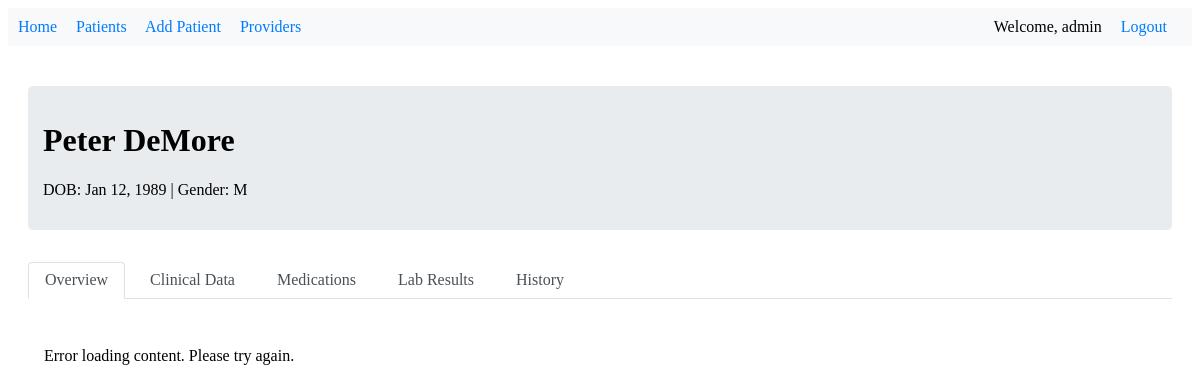
Page /patient/1/ (signed in) on the earlier database version.
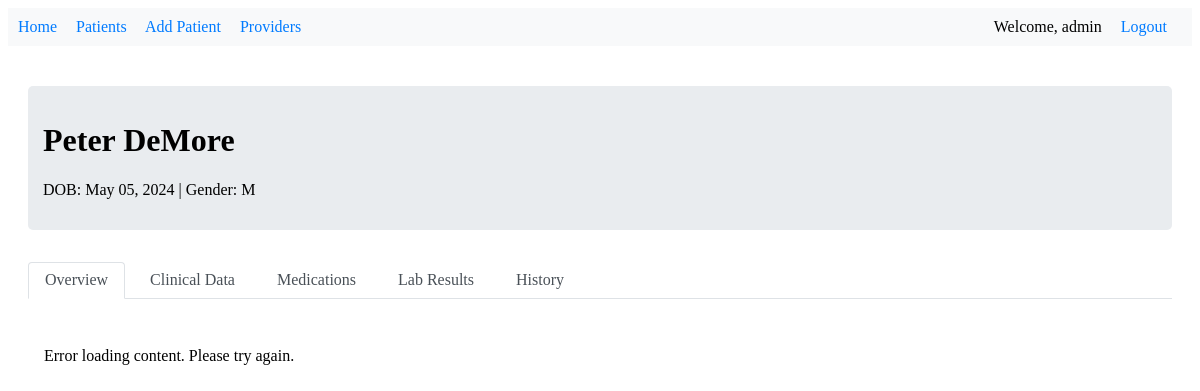
Same page on the later database version.
### patient_records/models.py (models this page shows, shortened)
class Patient(models.Model):
    GENDER_CHOICES = [
        ('M', 'Male'),
        ('F', 'Female'),
        ('O', 'Other'),
    ]
    id = models.AutoField(primary_key=True)
    date = models.DateField()
    allergies = models.TextField(blank=True, null=True)
    code_status = models.CharField(max_length=50, blank=True, null=True)
    poa_name = models.CharField(max_length=100)
    relationship = models.CharField(max_length=50, blank=True, null=True)
    poa_contact = models.CharField(max_length=100)
    veteran = models.BooleanField(default=False)
    veteran_spouse = models.BooleanField(default=False)
    marital_status = models.CharField(max_length=50, blank=True, null=True)
    street_address = models.CharField(max_length=255, blank=True, null=True)
    city = models.CharField(max_length=100, blank=True, null=True)
    state = models.CharField(max_length=100, blank=True, null=True)
    zip = models.CharField(max_length=20, blank=True, null=True)
    patient_phone = models.CharField(max_length=20, blank=True, null=True)
    patient_email = models.EmailField(blank=True, null=True)
    last_updated = models.DateTimeField(auto_now=True)
    modified_by = models.ForeignKey(User, on_delete=models.SET_NULL, null=True, blank=True)
    patient_number = models.CharField(max_length=10, unique=True, editable=False, null=True, blank=True)
    first_name = models.CharField(max_length=50, null=True, blank=True)
    middle_name = models.CharField(max_length=50, blank=True, null=True)
    last_name = models.CharField(max_length=50, null=True, blank=True)
    date_of_birth = models.DateField(null=True, blank=True)
    gender = models.CharField(max_length=1, choices=GENDER_CHOICES, null=True, blank=True)
    ssn = models.CharField(max_length=11, verbose_name="SSN", null=True, blank=True)
    height_cm = models.DecimalField(max_digits=5, decimal_places=2, verbose_name="Height (cm)", null=True, blank=True)
    height_inches = models.DecimalField(max_digits=5, decimal_places=2, verbose_name="Height (inches)", null=True, blank=True)
    @property
    def full_name(self):
        return f"{self.first_name} {self.last_name}"

### patient_records/views.py (the view)
# urls.py: path('patient/<int:patient_id>/', views.patient_detail, name='patient_detail'),
@login_required
def patient_detail(request, patient_id):
    try:
        patient = Patient.objects.get(id=patient_id)
        context = {
            'patient': patient,
            'recent_medications': Medications.objects.filter(patient=patient).order_by('-date_prescribed')[:5],
            'audit_trail': AuditTrail.objects.filter(patient=patient).order_by('-timestamp')[:5],
            'breadcrumbs': [
                {'label': 'Patients', 'url': reverse('patient_list')},
                {'label': f"{patient.first_name} {patient.last_name}", 'url': None}
            ],
        }
        if request.headers.get('X-Requested-With') == 'XMLHttpRequest':
            tab = request.GET.get('tab', 'overview')
            template = f'patient_records/partials/_{tab}.html'
            return render(request, template, context)
        return render(request, 'patient_records/patient_detail.html', context)
    except Patient.DoesNotExist:
        messages.error(request, 'Patient not found')
        return redirect('patient_list')

### patient_records/templates/patient_records/patient_detail.html (shortened to what this page needs)
{% extends 'patient_records/base.html' %}
{% load static %}
{% block content %}
<div class="patient-header">
    <h1>{{ patient.full_name }}</h1>
    <p>DOB: {{ patient.date_of_birth|date:"M d, Y" }} | Gender: {{ patient.gender }}</p>
</div>
<div class="tab-container" data-patient-id="{{ patient.id }}">
    <div class="tab-nav">
        <a href="#" class="tab active" data-tab="overview">Overview</a>
        <a href="#" class="tab" data-tab="clinical">Clinical Data</a>
        <a href="#" class="tab" data-tab="medications">Medications</a>
        <a href="#" class="tab" data-tab="labs">Lab Results</a>
        <a href="#" class="tab" data-tab="history">History</a>
    </div>
    <div class="tab-content">
    </div>
</div>
{% endblock %}

Differences in the rows shown:
changed Patient "Peter DeMore": date_of_birth "Jan 12, 1989" → "May 05, 2024"
